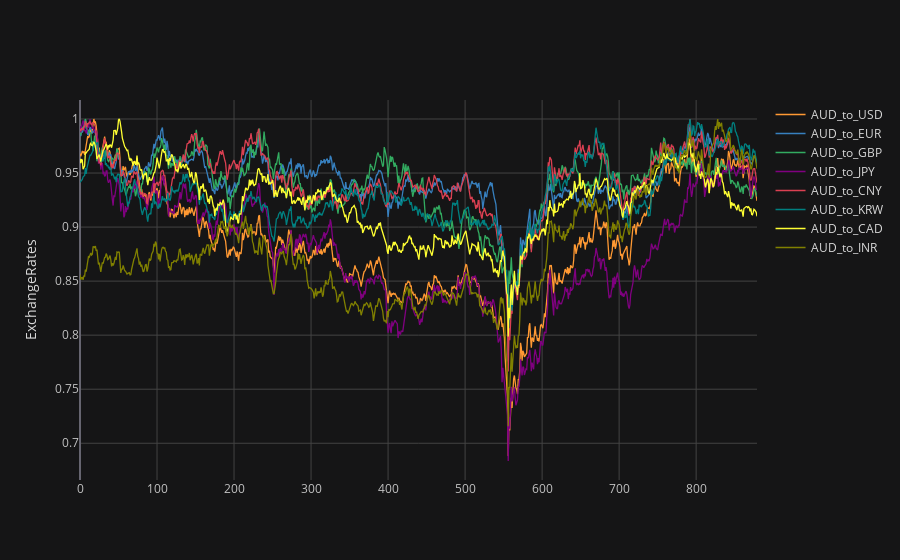

Source (notebook cell):
### Code cell
plot = aud_exchange_df.iplot(kind='line',
                             yTitle='ExchangeRates',
                             asFigure=True)
plot

### Figure 1 — Plotly figure (JSON) as saved in the notebook; plotly's stock layout.template omitted (floating-point values rounded to 4 significant figures; data arrays with more than 128 entries replaced by an {"elided": "..."} marker saying what was removed)
{"data": [{"line": {"color": "rgba(255, 153, 51, 1.0)", "dash": "solid", "shape": "linear", "width": 1.3}, "mode": "lines", "name": "AUD_to_USD", "text": "", "type": "scatter", "x": {"elided": "880 int values"}, "y": {"elided": "880 float values"}}, {"line": {"color": "rgba(55, 128, 191, 1.0)", "dash": "solid", "shape": "linear", "width": 1.3}, "mode": "lines", "name": "AUD_to_EUR", "text": "", "type": "scatter", "x": {"elided": "880 int values"}, "y": {"elided": "880 float values"}}, {"line": {"color": "rgba(50, 171, 96, 1.0)", "dash": "solid", "shape": "linear", "width": 1.3}, "mode": "lines", "name": "AUD_to_GBP", "text": "", "type": "scatter", "x": {"elided": "880 int values"}, "y": {"elided": "880 float values"}}, {"line": {"color": "rgba(128, 0, 128, 1.0)", "dash": "solid", "shape": "linear", "width": 1.3}, "mode": "lines", "name": "AUD_to_JPY", "text": "", "type": "scatter", "x": {"elided": "880 int values"}, "y": {"elided": "880 float values"}}, {"line": {"color": "rgba(219, 64, 82, 1.0)", "dash": "solid", "shape": "linear", "width": 1.3}, "mode": "lines", "name": "AUD_to_CNY", "text": "", "type": "scatter", "x": {"elided": "880 int values"}, "y": {"elided": "880 float values"}}, {"line": {"color": "rgba(0, 128, 128, 1.0)", "dash": "solid", "shape": "linear", "width": 1.3}, "mode": "lines", "name": "AUD_to_KRW", "text": "", "type": "scatter", "x": {"elided": "880 int values"}, "y": {"elided": "880 float values"}}, {"line": {"color": "rgba(255, 255, 51, 1.0)", "dash": "solid", "shape": "linear", "width": 1.3}, "mode": "lines", "name": "AUD_to_CAD", "text": "", "type": "scatter", "x": {"elided": "880 int values"}, "y": {"elided": "880 float values"}}, {"line": {"color": "rgba(128, 128, 0, 1.0)", "dash": "solid", "shape": "linear", "width": 1.3}, "mode": "lines", "name": "AUD_to_INR", "text": "", "type": "scatter", "x": {"elided": "880 int values"}, "y": {"elided": "880 float values"}}], "layout": {"autosize": true, "legend": {"bgcolor": "#151516", "font": {"color": "#D9D9D9"}}, "paper_bgcolor": "#151516", "plot_bgcolor": "#151516", "title": {"font": {"color": "#D9D9D9"}}, "xaxis": {"autorange": true, "gridcolor": "#434343", "range": [0, 879], "showgrid": true, "tickfont": {"color": "#C2C2C2"}, "title": {"font": {"color": "#D9D9D9"}, "text": ""}, "type": "linear", "zerolinecolor": "#666570"}, "yaxis": {"autorange": true, "gridcolor": "#434343", "range": [0.666, 1.018], "showgrid": true, "tickfont": {"color": "#C2C2C2"}, "title": {"font": {"color": "#D9D9D9"}, "text": "ExchangeRates"}, "type": "linear", "zerolinecolor": "#666570"}}}
